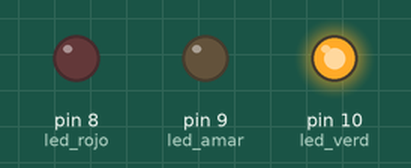
Recording of a sketch running on a simulated Arduino Uno, built with avr-gcc and run on an emulated ATmega328P. On the bench: output pins drawn as LEDs (lit = HIGH).

Above: at 0.5 s.
At 2.5 s:
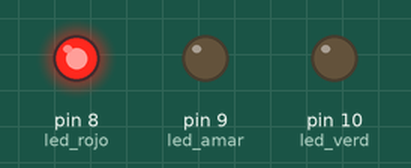
At 3.5 s:
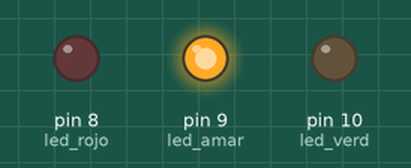
Timing chart, 0 to 5.2 s (numbered marks = the images above):
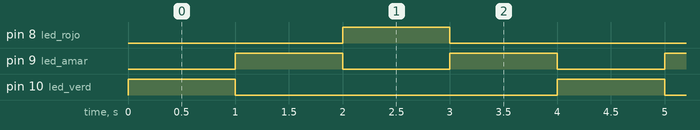

The sketch:

Traffic_Light_System.ino
```cpp
// FRANK ESTEBAN FERNANDEZ
int led_verd=10;
int led_amar=9;
int led_rojo=8;
void setup() {
  // put your setup code here, to run once:
  pinMode(led_verd,OUTPUT);//No Pin y Mode (OUTPUT/INPUT)
  pinMode(led_amar,OUTPUT);
  pinMode(led_rojo,OUTPUT);
}

void loop() {
  // put your main code here, to run repeatedly:
  digitalWrite(led_verd,HIGH);
  delay(1000); //1000=1 SEG
  digitalWrite(led_verd,LOW);
  digitalWrite(led_amar,HIGH);
  delay(1000); //1000=1 SEG
  digitalWrite(led_amar,LOW);
  digitalWrite(led_rojo,HIGH);
  delay(1000); //1000=1 SEG
  digitalWrite(led_rojo,LOW);
  digitalWrite(led_amar,HIGH);
  delay(1000); //1000=1 SEG
  digitalWrite(led_amar,LOW);


}
```

Measured:
- by itself, pin 8 (led_rojo), pin 10 (led_verd): alternates HIGH for 1.0 s and LOW for 3.0 s
- by itself, pin 9 (led_amar): alternates HIGH for 1.0 s and LOW for 1.0 s
- by itself, everything shown: repeats every 4.0 s, in 5 steps
